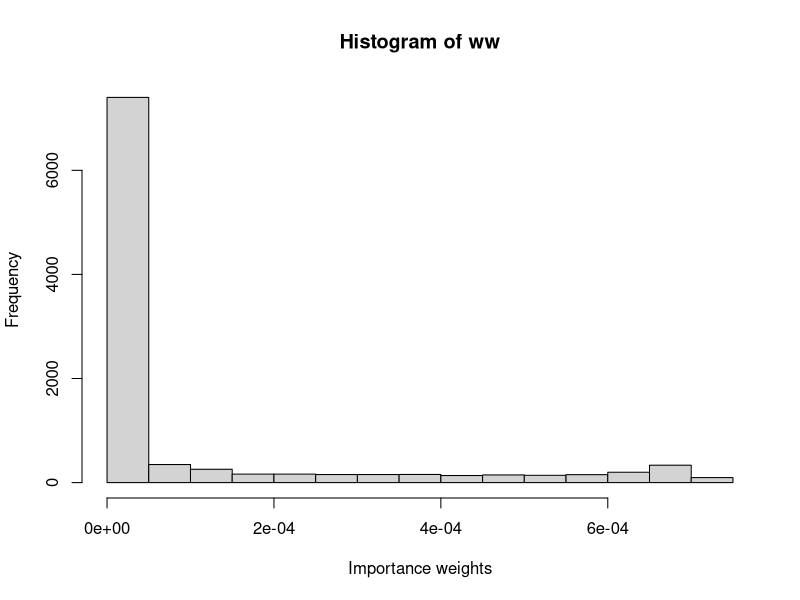
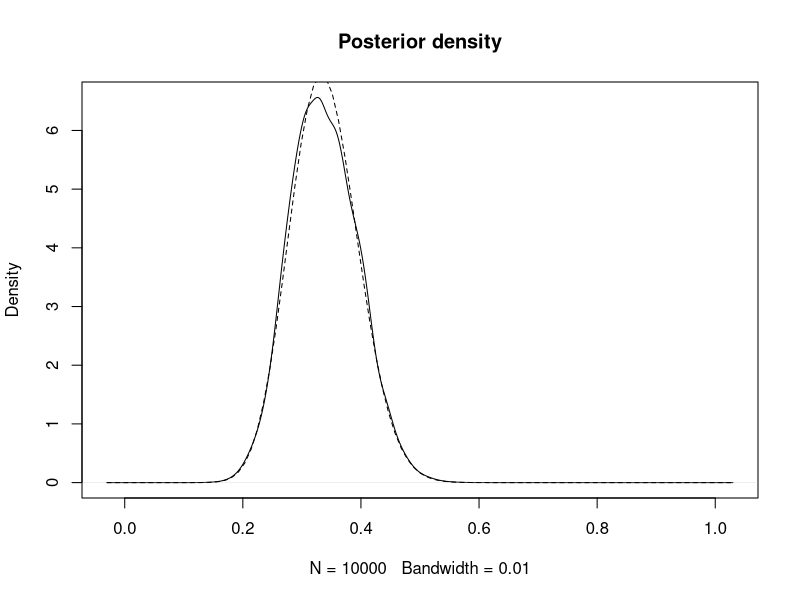
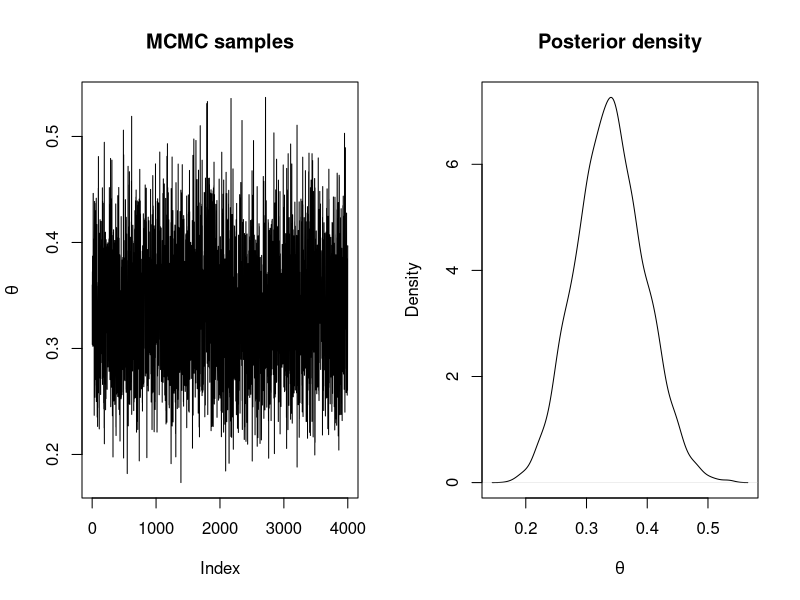
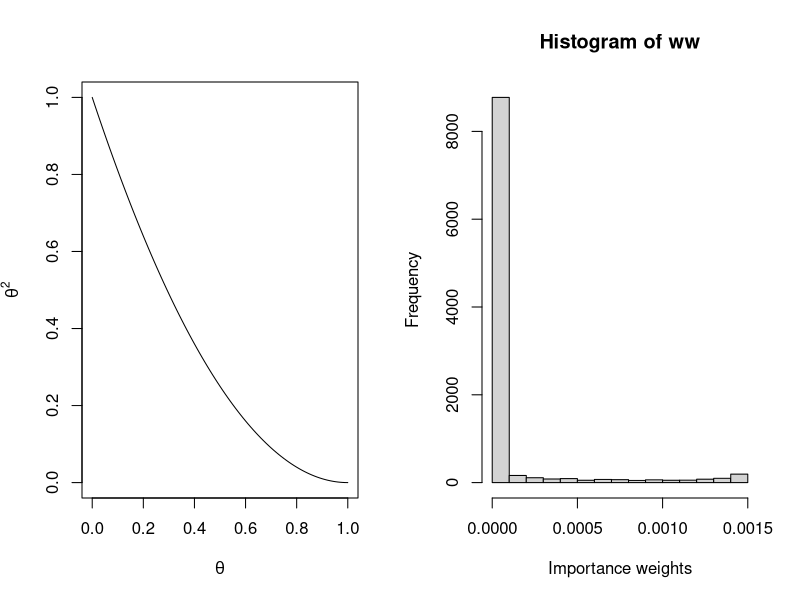
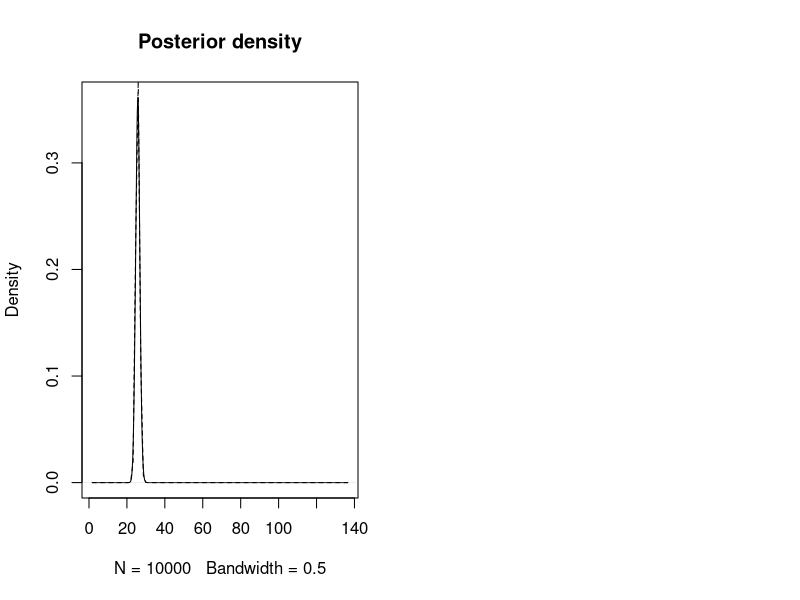
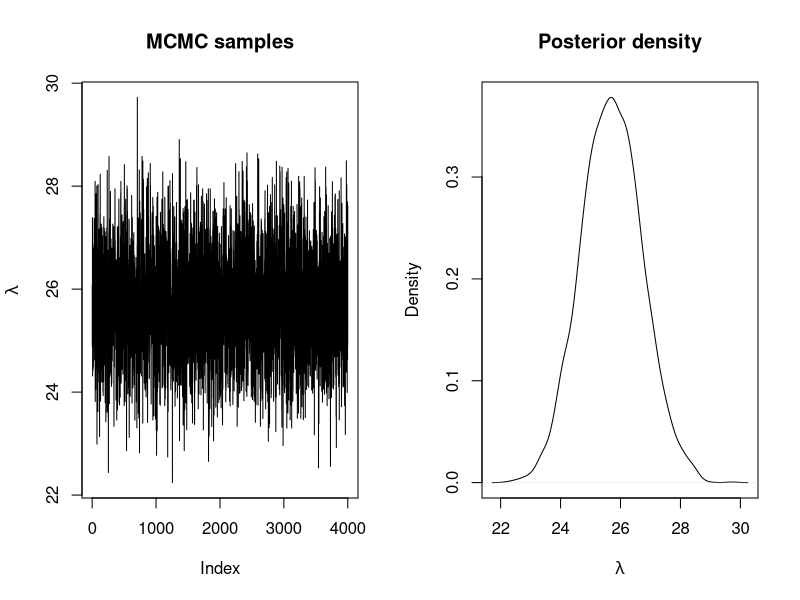
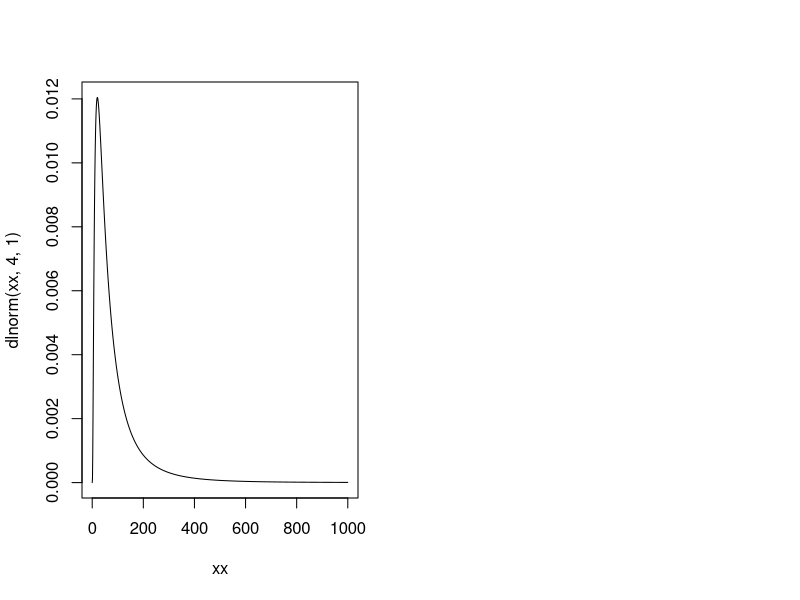

Reproduce these figures in R, in order.
## ---- chunk 1
data <- data.frame(MMs = c(20, 22, 24), red = c(5, 8, 9))
## ---- chunk 2
n_simulations <- 10000
set.seed(12)
theta_sim <- runif(n_simulations)
## ---- chunk 3
# Log-Likelihood (for each value of theta_sim)
loglik_binom <- sapply(theta_sim, function(THETA) {
  sum(dbinom(data$red, data$MMs, THETA, log = TRUE))
})

# Log-weights: log-lik + log-prior - log-sampling_ditr
log_ww <- loglik_binom + dbeta(theta_sim, 1, 1, log = TRUE) - log(1)

# Re-scale weights to sum up to one
log_ww <- log_ww - max(log_ww)
ww <- exp(log_ww)
ww <- ww / sum(ww)

## ---- chunk 4
hist(ww, xlab = "Importance weights")
## ---- chunk 5
# Posterior mean
post_mean <- sum(theta_sim * ww)
post_mean 

# Posterior variance
post_var <- sum(theta_sim^2 * ww)- post_mean^2
post_var
## ---- chunk 6
plot(density(theta_sim, weights = ww, bw = 0.01), main = "Posterior density")
curve(dbeta(x, sum(data$red) + 1, sum(data$MMs) -sum(data$red) + 1), lty = 2, add = TRUE)
## ---- chunk 7
#Proposal distribution: sampling
rq <- function() {
  runif(1)
}

#Proposal distribution: log-density
logdq <- function(x) {
  dunif(x, log = TRUE)
}

#Prior distribution: Beta(1, 1)
logprior <- function(theta) {
  dbeta(theta, 1, 1, log = TRUE)
}

#Log-Likelihood
loglik <- function(y, theta, N) {
   res <- sum(dbinom(y, N, theta, log = TRUE)) 
}
## ---- chunk 8
#Number of iterations
n.iter <- 40500

#Simulations of the parameter
theta <- rep(NA, n.iter)

#Initial value
theta[1] <- 0.5

#Data
y <- data$red
N <- data$MMs

for(i in 2:n.iter) {
  new.theta <- rq()

  #Log-Acceptance probability
  logacc.prob <- loglik(y, new.theta, N) + logprior(new.theta) + logdq(theta[i - 1])
  logacc.prob <- logacc.prob - loglik(y, theta[i - 1], N) - logprior(theta[i - 1]) - 
    logdq(new.theta)
  logacc.prob <- min(0, logacc.prob) # Note that 0 = log(1)

  if(log(runif(1)) < logacc.prob) {
    #Accept
    theta[i] <- new.theta
  } else {
    #Reject
    theta[i] <- theta[i - 1]
  }
}
## ---- chunk 9
#Remove burn-in
theta <- theta[-c(1:500)]

#Thinning
theta <- theta[seq(1, length(theta), by = 10)]

#Summary statistics
summary(theta)

par(mfrow = c(1, 2))
plot(theta, type = "l", main = "MCMC samples", ylab = expression(theta))
plot(density(theta), main = "Posterior density", xlab = expression(theta))
## ---- chunk 10
xx <- seq(0, 1, by = 0.01)
plot(xx, (1 - xx)^2, type = "l", xlab = expression(theta),
  ylab = expression(theta^2))
## ---- chunk 11
data <- data.frame(Us = c(25, 29, 27, 27, 25, 27, 22, 26, 27, 29, 23, 28, 25,
  24, 22, 25, 23, 29, 23, 28, 21, 29, 28, 23, 28))
y <- data$Us
## ---- chunk 12
n_simulations <- 10000
set.seed(1)
lambda_sim <- rlnorm(n_simulations, 3, 0.5)
## ---- chunk 13
# Log-Likelihood (for each value of lambda_sim)
loglik_pois <- sapply(lambda_sim, function(LAMBDA) {
  sum(dpois(data$Us, LAMBDA, log = TRUE))
})

# Log-weights: log-lik + log-prior - log-sampling_ditr
log_ww <- loglik_pois + dgamma(lambda_sim, 0.01, 0.01, log = TRUE) - dlnorm(lambda_sim, 3, 0.5, log = TRUE)

# Re-scale weights to sum up to one
log_ww <- log_ww - max(log_ww)
ww <- exp(log_ww)
ww <- ww / sum(ww)

## ---- chunk 14
hist(ww, xlab = "Importance weights")
## ---- chunk 15
# Posterior mean
post_mean <- sum(lambda_sim * ww)
post_mean

# Posterior variance
post_var <- sum(lambda_sim^2 * ww)- post_mean^2
post_var
## ---- chunk 16
plot(density(lambda_sim, weights = ww, bw = 0.5) , main = "Posterior density")
curve(dgamma(x, sum(data$Us) + 0.01, length(data$Us) + 0.01), lty = 2, add = TRUE)
## ---- chunk 17
#Proposal distribution: sampling
rq <- function(lambda) {
  rlnorm(1, meanlog = log(lambda), sdlog = sqrt(1 / 100))
}

#Proposal distribution: log-density
logdq <- function(new.lambda, lambda) {
  dlnorm(new.lambda, meanlog = log(lambda), sdlog = sqrt(1 / 100), log = TRUE)
}

#Prior distribution: Ga(0.01, 0.01)
logprior <- function(lambda) {
  dgamma(lambda, 0.01, 0.01, log = TRUE)
}

#LogLikelihood
loglik <- function(y, lambda) {
   res <- sum(dpois(y, lambda, log = TRUE)) 
}
## ---- chunk 18
#Number of iterations
n.iter <- 40500

#Simulations of the parameter
lambda <- rep(NA, n.iter)

#Initial value
lambda[1] <- 30

for(i in 2:n.iter) {
  new.lambda <- rq(lambda[i - 1])
  
  #Log-Acceptance probability
  logacc.prob <- loglik(y, new.lambda) + logprior(new.lambda) +
    logdq(lambda[i - 1], new.lambda)
  logacc.prob <- logacc.prob - loglik(y, lambda[i - 1]) - logprior(lambda[i - 1]) - 
    logdq(new.lambda, lambda[i - 1])
  logacc.prob <- min(0, logacc.prob)#0 = log(1)
  
  if(log(runif(1)) < logacc.prob) {
    #Accept
    lambda[i] <- new.lambda
  } else {
    #Reject
    lambda[i] <- lambda[i - 1]
  }
}
## ---- chunk 19
#Remove burn-in
lambda <- lambda[-c(1:500)]

#Thinning
lambda <- lambda[seq(1, length(lambda), by = 10)]

#Summary statistics
summary(lambda)

par(mfrow = c(1, 2))
plot(lambda, type = "l", main = "MCMC samples", ylab = expression(lambda))
plot(density(lambda), main = "Posterior density", xlab = expression(lambda))
## ---- chunk 20
xx <- seq(0, 1000, by = 1)
plot(xx, dlnorm(xx, 4, 1), type = "l")
